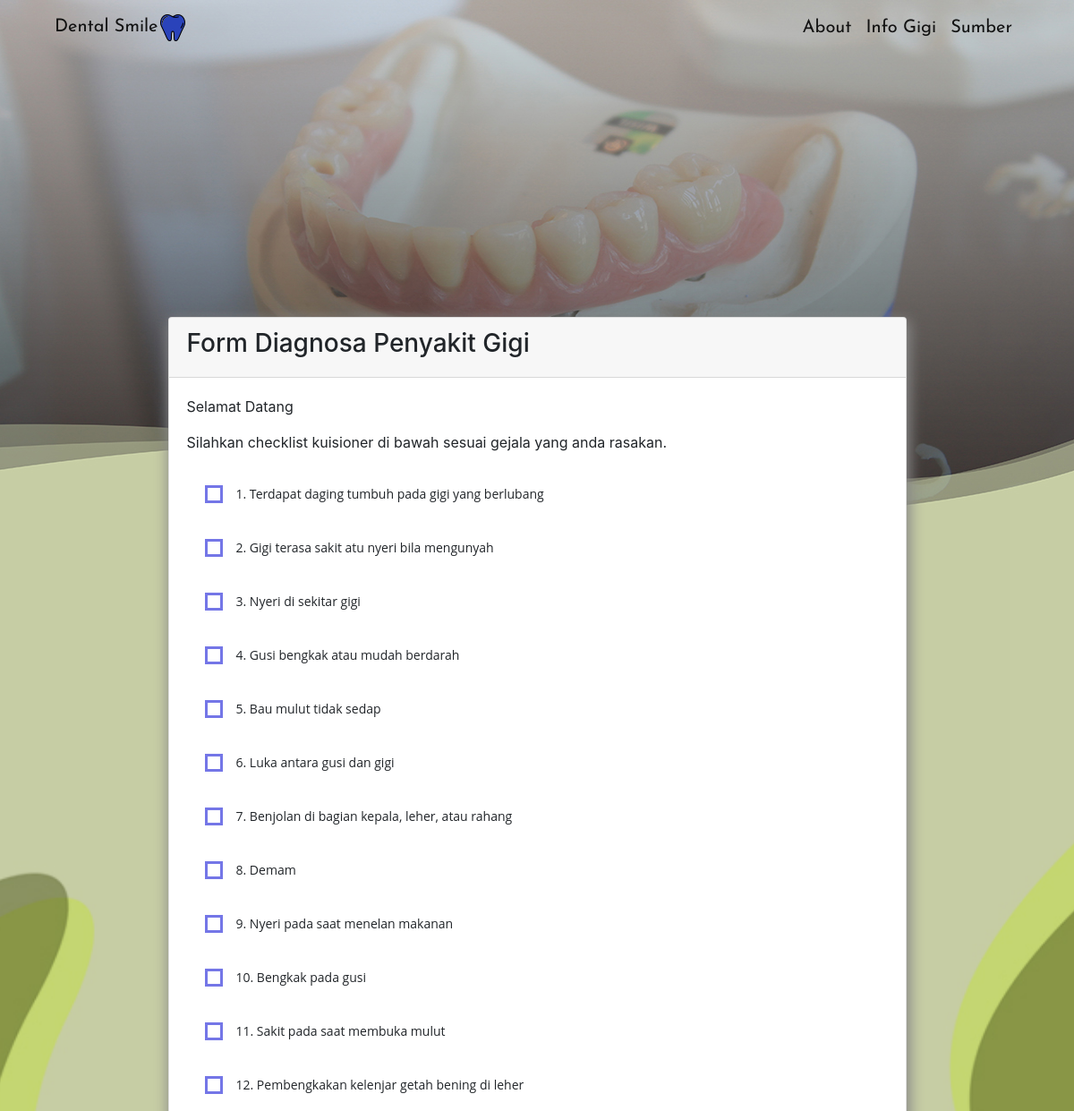
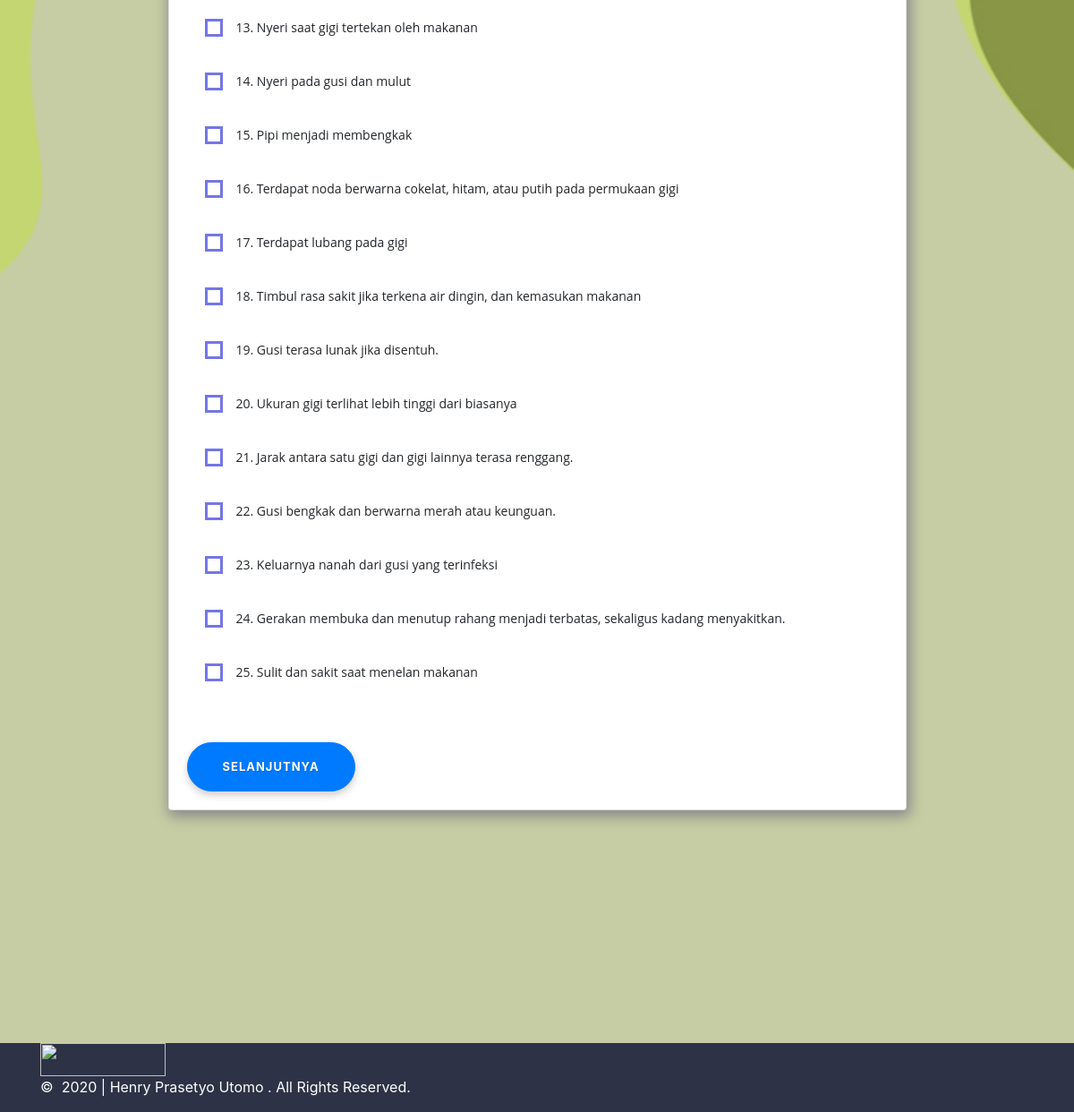
The page /index.php/diagnosa on the database its author committed (2 pictures, top to bottom).
### tables this page shows
CREATE TABLE `tb_gejala` (
  `kode_gejala` varchar(12) NOT NULL,
  `gejala` varchar(128) NOT NULL
);

### application/controllers/Diagnosa.php (called while the page is built, shortened)
<?php
class Diagnosa extends CI_Controller
{
    public function index()
    {
        $data['gejala'] = $this->db->get('tb_gejala')->result_array();
        $data['title'] = 'Halaman Diagnosa';
        $this->load->view('templates/header', $data);
        $this->load->view('pages/diagnosa');
        $this->load->view('templates/footer');
    }
}

### index.php (called while the page is built, shortened)
<?php
require_once BASEPATH.'core/CodeIgniter.php';

### application/views/pages/diagnosa.php (the view, shortened to what this page needs)
<div class="jumbotron">
</div>
<div class="container">
  <div class="row justify-content-md-center">
    <div class="col-md-9">
      <div class="card content formdiagnosa">
        <div class="card-header">
          <h3>Form Diagnosa Penyakit Gigi</h3>
        </div>
        <div class="card-body">
          <p>Selamat Datang <b><?= $this->session->userdata('nama'); ?></b></p>
          <p> Silahkan checklist kuisioner di bawah sesuai gejala yang anda rasakan.</p>
          <div class="funkyradio">
            <?= form_open('Diagnosa/pertanyaan'); ?>
            <?php $i = 1 ?>
            <?php foreach ($gejala as $g) : ?>
              <div class="boxes">
                <label for="checkbox<?= $i; ?>"><?= $g['gejala'] ?></label>
              </div>
              <?php $i++ ?>
            <?php endforeach; ?>
            <button type="submit" class="btn btn-primary mt-5">Selanjutnya</button>
            <?= form_close(); ?>
          </div>
        </div>
      </div>
    </div>
  </div>
</div>

### assets/css/style-custom.css (style rules this page uses)
html { scroll-behavior: smooth; }
body { background-image: url('../../assets/img/bg.jpg'); background-position: center; background-repeat: no-repeat; background-size: cover; }
.content { position: relative; top: -60px; box-shadow: 2px 5px 15px 2px #888; }
.jumbotron { background-image: url('../../assets/img/teeth.jpg'); background-position: center; background-repeat: no-repeat; background-size: cover; margin-top: -197px; height: 720px; }
.boxes { margin: auto; padding: 20px; }
input[type="checkbox"] + label { display: block; position: relative; padding-left: 35px; margin-bottom: 20px; font: 14px/20px 'Open Sans', Arial, sans-serif; cursor: pointer; -webkit-user-select: none; -moz-user-select: none; -ms-user-select: none; }
input[type="checkbox"] + label:last-child { margin-bottom: 0; }
input[type="checkbox"] + label:before { content: ''; display: block; width: 20px; height: 20px; border: 3px solid #181cd8; position: absolute; left: 0; top: 0; opacity: .6; -webkit-transition: all .12s, border-color .08s; transition: all .12s, border-color .08s; }
.formdiagnosa { margin-top: -250px; }
.btn { border-radius: 100px; font-size: 13px; font-weight: bold; letter-spacing: 1px; padding: 17px 39px; text-shadow: 1px 1px 1px rgba(0, 0, 0, 0.14); text-transform: uppercase; box-shadow: 0 4px 9px 0 rgba(0, 0, 0, 0.2); }
@media (min-width: 992px) { html { scroll-behavior: smooth; } }
@media (min-width: 992px) { body { background-image: url('../../assets/img/bg.jpg'); background-position: center; background-repeat: no-repeat; background-size: cover; } }
@media (min-width: 992px) { .content { position: relative; top: -60px; box-shadow: 2px 5px 15px 2px #888; } }
@media (min-width: 992px) { .jumbotron { background-image: url('../../assets/img/teeth.jpg'); background-position: center; background-repeat: no-repeat; background-size: cover; margin-top: -150px; height: 720px; } }
@media (min-width: 992px) { .boxes { margin: auto; padding: 20px; } }
@media (min-width: 992px) { input[type="checkbox"] + label { display: block; position: relative; padding-left: 35px; margin-bottom: 20px; font: 14px/20px 'Open Sans', Arial, sans-serif; cursor: pointer; -webkit-user-select: none; -moz-user-select: none; -ms-user-select: none; } }
@media (min-width: 992px) { input[type="checkbox"] + label:last-child { margin-bottom: 0; } }
@media (min-width: 992px) { input[type="checkbox"] + label:before { content: ''; display: block; width: 20px; height: 20px; border: 3px solid #181cd8; position: absolute; left: 0; top: 0; opacity: .6; -webkit-transition: all .12s, border-color .08s; transition: all .12s, border-color .08s; } }
@media (min-width: 992px) { .formdiagnosa { margin-top: -250px; } }
@media (min-width: 992px) { .btn { border-radius: 100px; font-size: 13px; font-weight: bold; letter-spacing: 1px; padding: 17px 39px; text-shadow: 1px 1px 1px rgba(0, 0, 0, 0.14); text-transform: uppercase; box-shadow: 0 4px 9px 0 rgba(0, 0, 0, 0.2); } }

### rows shown on the page
tb_gejala: gejala "1. Terdapat daging tumbuh pada gigi yang berlubang"
tb_gejala: gejala "2. Gigi terasa sakit atu nyeri bila mengunyah"
tb_gejala: gejala "3. Nyeri di sekitar gigi"
tb_gejala: gejala "4. Gusi bengkak atau mudah berdarah"
tb_gejala: gejala "5. Bau mulut tidak sedap"
tb_gejala: gejala "6. Luka antara gusi dan gigi"
tb_gejala: gejala "7. Benjolan di bagian kepala, leher, atau rahang"
tb_gejala: gejala "8. Demam"
tb_gejala: gejala "9. Nyeri pada saat menelan makanan"
tb_gejala: gejala "10. Bengkak pada gusi"
tb_gejala: gejala "11. Sakit pada saat membuka mulut"
tb_gejala: gejala "12. Pembengkakan kelenjar getah bening di leher"
tb_gejala: gejala "13. Nyeri saat gigi tertekan oleh makanan"
tb_gejala: gejala "14. Nyeri pada gusi dan mulut"
tb_gejala: gejala "15. Pipi menjadi membengkak"
tb_gejala: gejala "16. Terdapat noda berwarna cokelat, hitam, atau putih pada permukaan gigi"
tb_gejala: gejala "17. Terdapat lubang pada gigi"
tb_gejala: gejala "18. Timbul rasa sakit jika terkena air dingin, dan kemasukan makanan"
tb_gejala: gejala "19. Gusi terasa lunak jika disentuh."
tb_gejala: gejala "20. Ukuran gigi terlihat lebih tinggi dari biasanya"
tb_gejala: gejala "21. Jarak antara satu gigi dan gigi lainnya terasa renggang."
tb_gejala: gejala "22. Gusi bengkak dan berwarna merah atau keunguan."
tb_gejala: gejala "23. Keluarnya nanah dari gusi yang terinfeksi"
tb_gejala: gejala "24. Gerakan membuka dan menutup rahang menjadi terbatas, sekaligus kadang menyakitkan."
tb_gejala: gejala "25. Sulit dan sakit saat menelan makanan"
